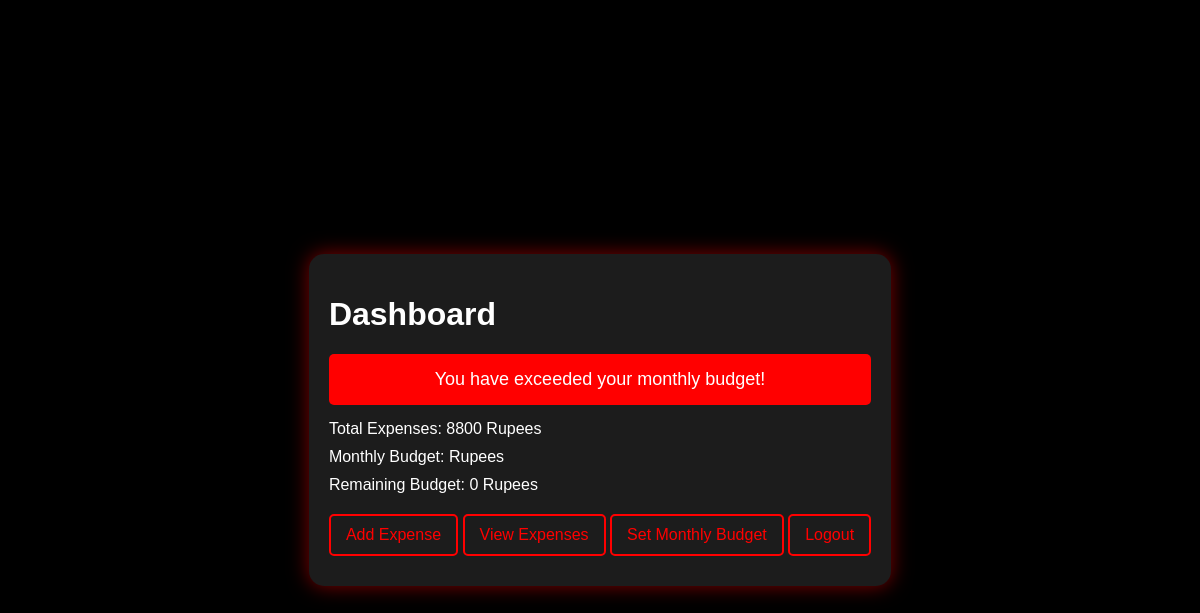
Before: /expenses/dashboard/ (signed in) with the older database file.
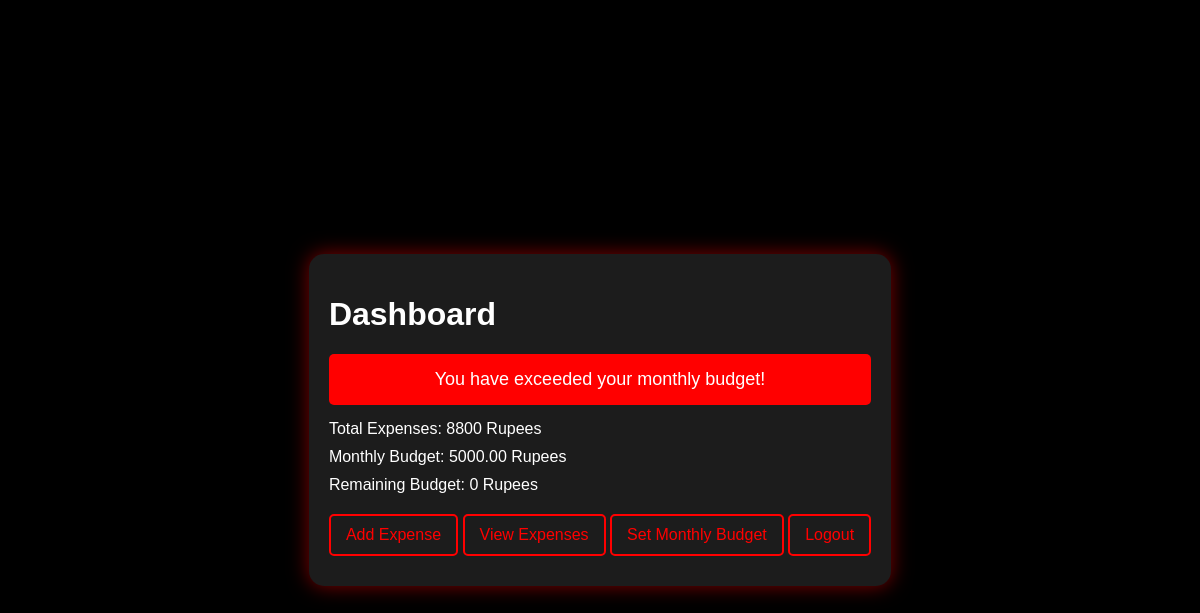
After: the same page with the newer database file.
### expenseapp/models.py (models this page shows, shortened)
class MonthlyBudget(models.Model):
    user = models.ForeignKey(User, on_delete=models.CASCADE)
    budget_amount = models.DecimalField(max_digits=10, decimal_places=2)
    month = models.DateField(default=timezone.now)

### expenseapp/views.py (the view)
# urls.py: path('dashboard/', views.dashboard_view, name='dashboard'),
@login_required
def dashboard_view(request):
    user = request.user
    total_expenses = Expense.objects.filter(user=user).aggregate(Sum('amount'))['amount__sum'] or 0
    monthly_budget = MonthlyBudget.objects.filter(user=user).first()
    budget_amount = monthly_budget.budget_amount if monthly_budget else 0
    remaining_budget = budget_amount - total_expenses
    if remaining_budget < 0:
        remaining_budget = 0
    budget_exceeded = total_expenses > budget_amount
    context = {
        'total_expenses': total_expenses,
        'monthly_budget': monthly_budget,
        'remaining_budget': remaining_budget,
        'budget_exceeded': budget_exceeded
    }
    return render(request, 'dashboard.html', context)

### templates/dashboard.html (shortened to what this page needs)
<!DOCTYPE html>
<html lang="en">
<head>
</head>
<body>
    <div class="dashboard">
        <h1>Dashboard</h1>
        {% if budget_exceeded %}
        <div class="notification">
            You have exceeded your monthly budget!
        </div>
        {% endif %}
        <p>Total Expenses: {{ total_expenses }} Rupees</p>
        <p>Monthly Budget: {{ monthly_budget.budget_amount }} Rupees</p>
        <p>Remaining Budget: {{ remaining_budget }} Rupees</p>
        <div class="action-buttons">
            <a href="{% url 'add_expense' %}">Add Expense</a>
            <a href="{% url 'expense_list' %}">View Expenses</a>
            <a href="{% url 'set_monthly_budget' %}">Set Monthly Budget</a>
            <a href="{% url 'logout' %}">Logout</a>
        </div>
    </div>
</body>
</html>

Changed rows visible on the page:
added MonthlyBudget: budget_amount "5000.00"
